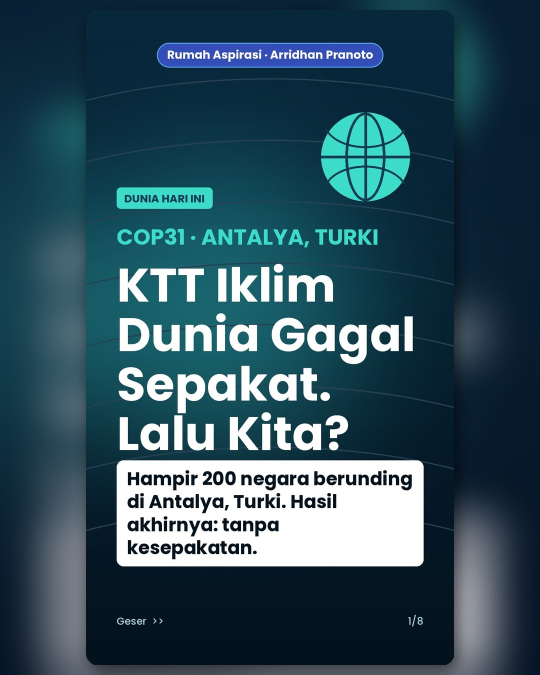
#> input picture carousel/2026-11-27-cop31/ig/slide_1.jpg, 1080 x 1350 px, given as the content of the folder ../carousel/2026-11-27-cop31/ig/slide_1.jpg, which was not available (shown at 1/2 size)
$ python ig_format.py ../carousel/2026-11-27-cop31/ig/slide_1.jpg
#> lines starting #> are read from the running program, lines starting #| are printed output that depends on the picture; after the words box and inside, x2 and y2 are one past the last pixel; in counts of white or black regions, pixels touching at a corner belong together
"""Ubah slide 9:16 (1080x1920) jadi 4:5 (1080x1350) untuk carousel Instagram/Facebook.

Pemakaian: python3 -I tools/ig_format.py carousel/YYYY-MM-DD-slug
Hasil: carousel/.../ig/slide_N.jpg (+ ig/preview.jpg).
Slide diperkecil utuh (tidak ada teks terpotong) dan diletakkan di tengah
di atas latar versi blur dari slide itu sendiri, dengan sedikit bayangan.
"""
import glob, os, re, sys
from PIL import Image, ImageFilter, ImageDraw

W, H = 1080, 1350

def convert(src, dst):
#> called with src = '_only/slide_1.jpg'
    im = Image.open(src).convert("RGB")
#> im is the input picture: PIL image 1080x1350 RGB; mean R, G, B 49.6, 80.3, 93.5
    bg = im.resize((W, int(im.height * W / im.width))).crop((0, (int(im.height * W / im.width) - H) // 2, W, (int(im.height * W / im.width) - H) // 2 + H))
    bg = bg.filter(ImageFilter.GaussianBlur(40))
    bg = Image.blend(bg, Image.new("RGB", (W, H), (10, 16, 40)), 0.35)
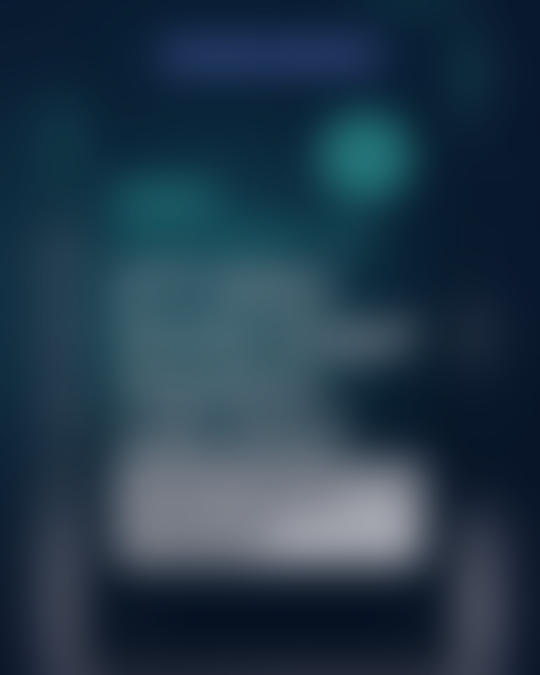
#> bg: PIL image 1080x1350 RGB (shown at 1/2 size); mean R, G, B 35.4, 57.4, 74.4
    h = H - 40; w = int(im.width * h / im.height)
#> after `w = int(im.width * h / im.height)`: w = 1048
    fg = im.resize((w, h), Image.LANCZOS)
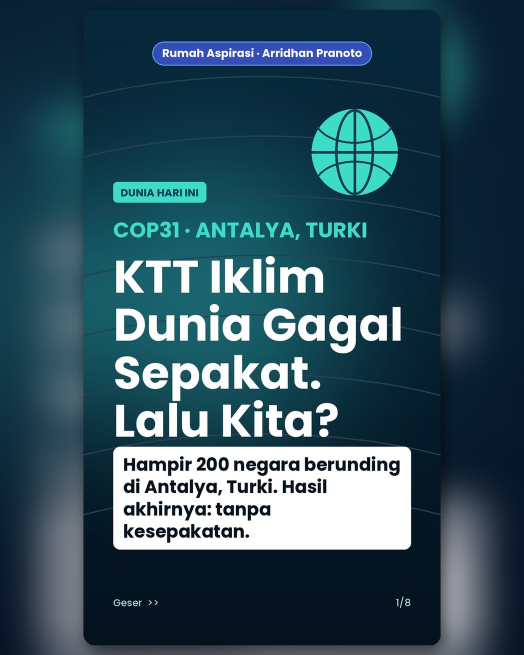
#> fg: PIL image 1048x1310 RGB (shown at 1/2 size); mean R, G, B 49.6, 80.2, 93.4
    x, y = (W - w) // 2, 20
#> x = 16; y = 20
    sh = Image.new("L", (W, H), 0); ImageDraw.Draw(sh).rounded_rectangle((x + 6, y + 10, x + w + 6, y + h + 10), 24, fill=150)
#> after `sh = Image.new('L', (W, H), 0)`: sh: PIL image 1080x1350 L; every value is 0
#> after `ImageDraw.Draw(sh).rounded_rectangle((x + 6, y + 10, x + w + 6, y + h `:
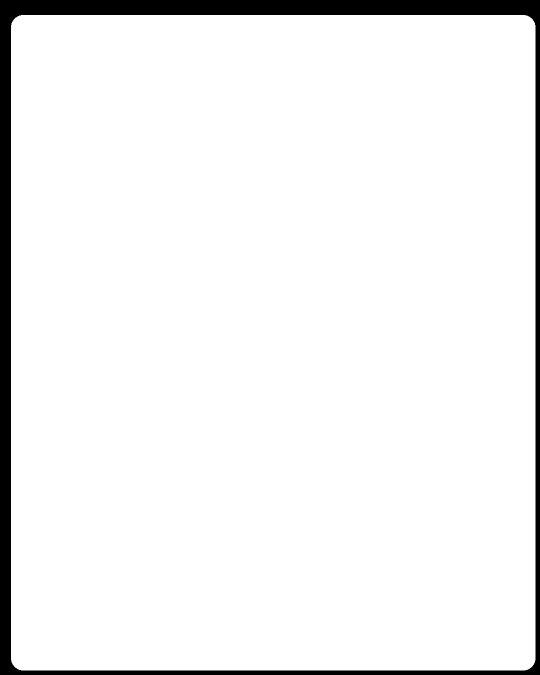
#> sh: PIL image 1080x1350 L (shown at 1/2 size); values 0 (black) and 150 (white), 94.3% white; 1 black region, box (x1, y1, x2, y2) and area: (0, 0, 1080, 1350) 83285
    bg.paste((0, 0, 0), (0, 0), sh.filter(ImageFilter.GaussianBlur(14)))
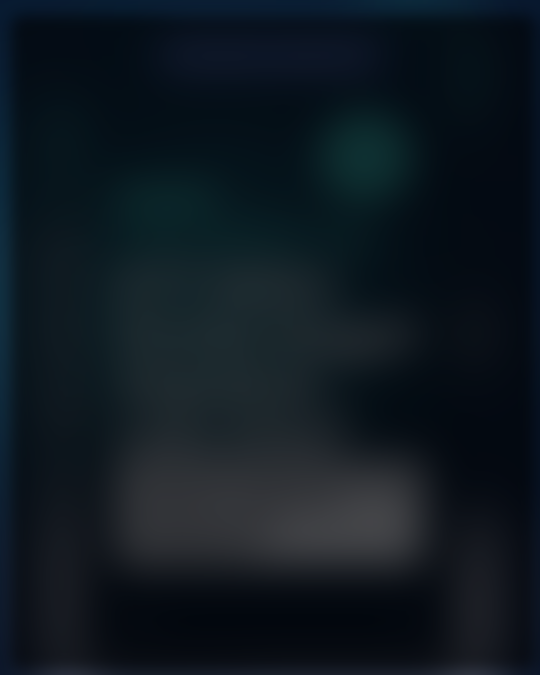
#> bg: PIL image 1080x1350 RGB (shown at 1/2 size); mean R, G, B 15.1, 24.8, 32.5
    m = Image.new("L", (w, h), 0); ImageDraw.Draw(m).rounded_rectangle((0, 0, w, h), 24, fill=255)
#> after `m = Image.new('L', (w, h), 0)`: m: PIL image 1048x1310 L; every value is 0
#> after `ImageDraw.Draw(m).rounded_rectangle((0, 0, w, h), 24, fill=255)`:
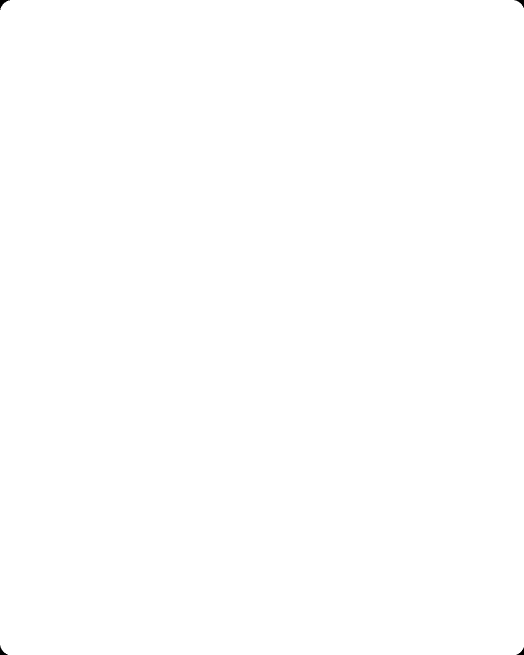
#> m: PIL image 1048x1310 L (shown at 1/2 size); 100% white; 4 black regions, box (x1, y1, x2, y2) and area: (0, 0, 20, 20) 131, (1029, 0, 1048, 16) 111, (0, 1291, 16, 1310) 111, (1033, 1295, 1048, 1310) 92
    bg.paste(fg, (x, y), m)
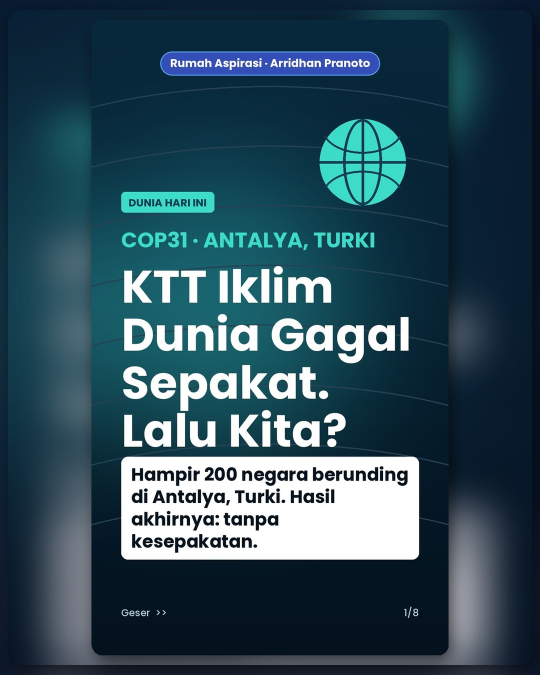
#> bg: PIL image 1080x1350 RGB (shown at 1/2 size); mean R, G, B 47.5, 77.1, 90.5
    bg.save(dst, quality=92)

def main(folder):
    out = os.path.join(folder, "ig"); os.makedirs(out, exist_ok=True)
    files = sorted(glob.glob(os.path.join(folder, "slide_*.jpg")), key=lambda p: int(re.findall(r"(\d+)", os.path.basename(p))[0]))
    files = [f for f in files if re.fullmatch(r"slide_\d+\.jpg", os.path.basename(f))]
    for f in files: convert(f, os.path.join(out, os.path.basename(f)))
    th = [Image.open(os.path.join(out, os.path.basename(f))).resize((270, 338)) for f in files]
    cols = 4; rows = (len(th) + cols - 1) // cols
#> after `rows = (len(th) + cols - 1) // cols`: rows = 1
    pv = Image.new("RGB", (cols * 280 + 10, rows * 348 + 10), (30, 30, 30))
#> pv: PIL image 1130x358 RGB; every value is 30
    for i, t in enumerate(th): pv.paste(t, (10 + (i % cols) * 280, 10 + (i // cols) * 348))
#> this loop made 1 pass
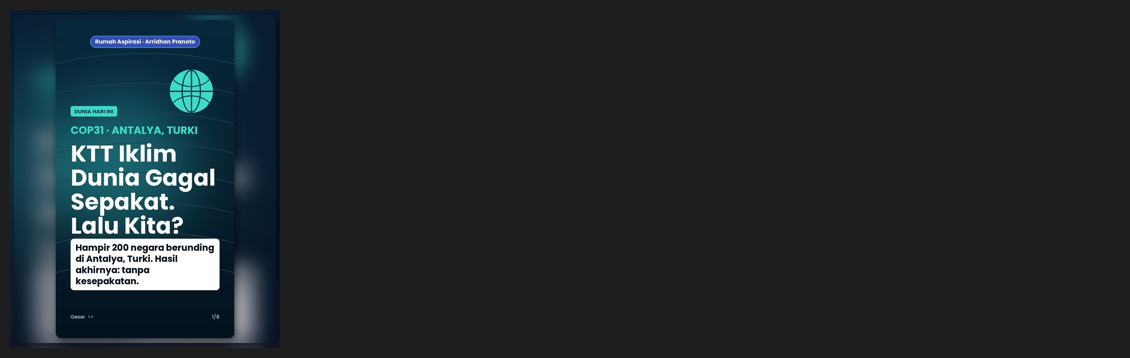
#> pv: PIL image 1130x358 RGB; mean R, G, B 33.9, 40.6, 43.6
    pv.save(os.path.join(out, "preview.jpg"), quality=85)
    print(len(files), "slide ->", out)

if __name__ == "__main__":
    main(sys.argv[1])

$ run again, on carousel/2026-11-27-cop31/ig/slide_5.jpg
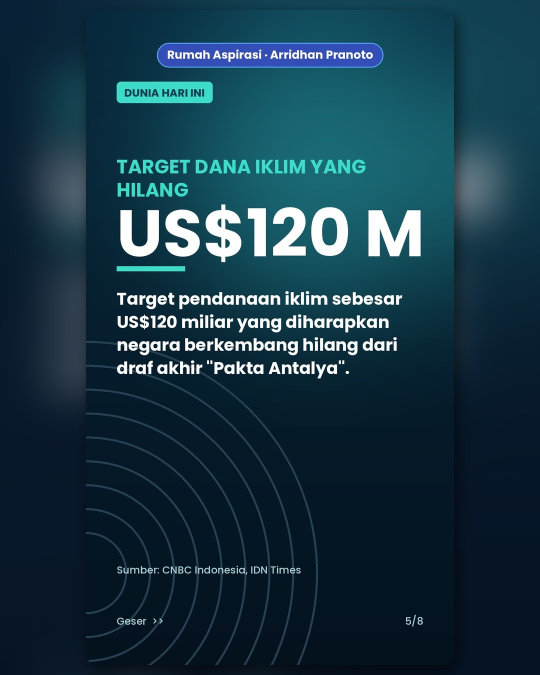
#> input picture carousel/2026-11-27-cop31/ig/slide_5.jpg, 1080 x 1350 px, given as the content of the folder ../carousel/2026-11-27-cop31/ig/slide_5.jpg, which was not available (shown at 1/2 size)
#> in convert, im is the input picture: PIL image 1080x1350 RGB; mean R, G, B 23.9, 55.1, 70.3
#> sh: PIL image 1080x1350 L; every value is 0
#> sh: PIL image 1080x1350 L; values 0 (black) and 150 (white), 94.3% white; 1 black region, box (x1, y1, x2, y2) and area: (0, 0, 1080, 1350) 83285
#> m: PIL image 1048x1310 L; every value is 0
#> m: PIL image 1048x1310 L; 100% white; 4 black regions, box (x1, y1, x2, y2) and area: (0, 0, 20, 20) 131, (1029, 0, 1048, 16) 111, (0, 1291, 16, 1310) 111, (1033, 1295, 1048, 1310) 92
#> in convert, `bg.paste(fg, (x, y), m)`:
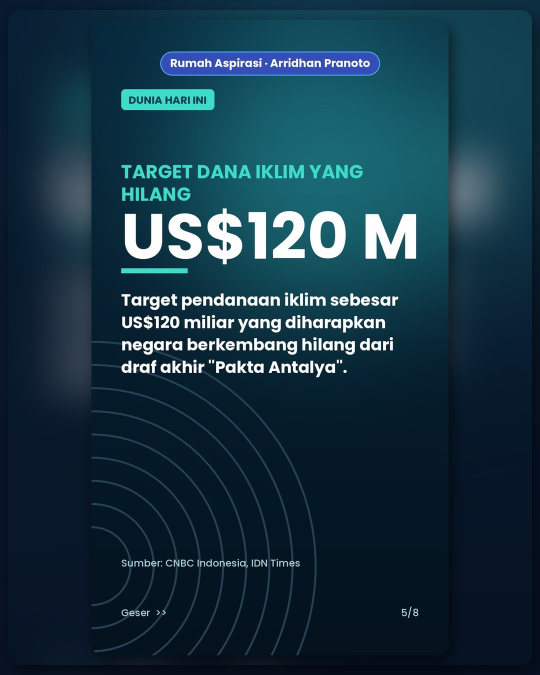
#> bg: PIL image 1080x1350 RGB (shown at 1/2 size); mean R, G, B 23, 53.2, 68.4
#> rows = 1
#> the loop in main, `for i, t in enumerate(th): pv.paste(t, (10 + (i % cols) * 280, 10 + (i..` made 1 pass
#> after the loop in main, `for i, t in enumerate(th): pv.paste(t, (10 + (i % cols) * 280, 10 + (i..`:
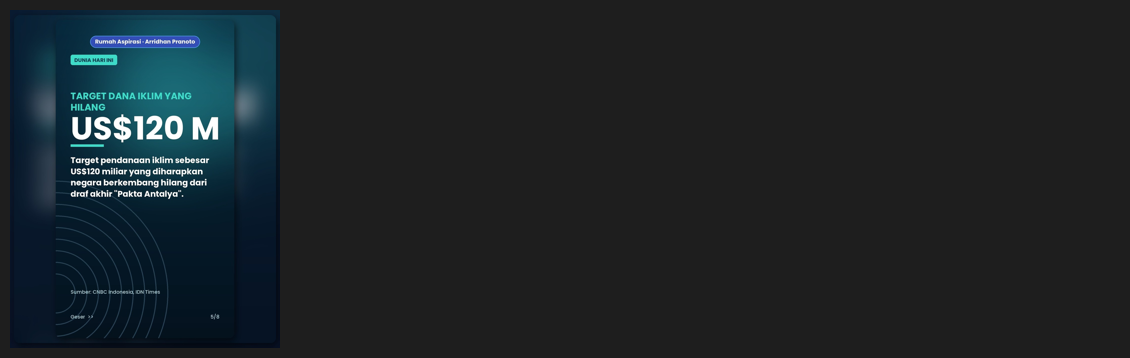
#> pv: PIL image 1130x358 RGB; mean R, G, B 28.4, 35.2, 38.6

$ run again, on carousel/2026-11-27-cop31/ig/slide_6.jpg
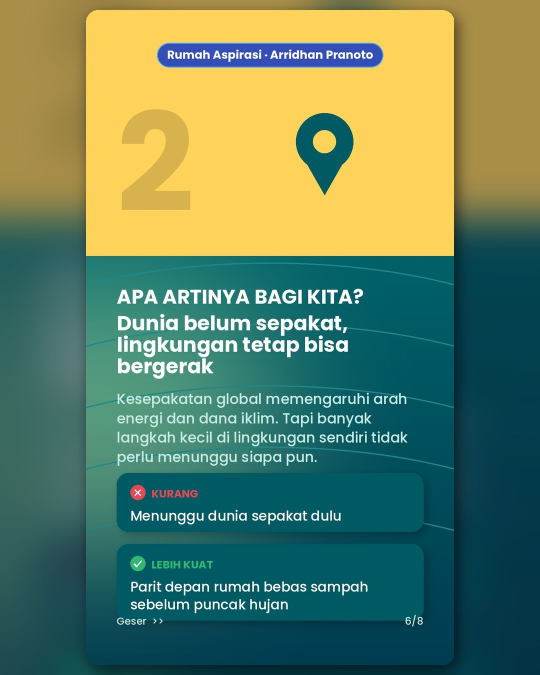
#> input picture carousel/2026-11-27-cop31/ig/slide_6.jpg, 1080 x 1350 px, given as the content of the folder ../carousel/2026-11-27-cop31/ig/slide_6.jpg, which was not available (shown at 1/2 size)
#> in convert, im is the input picture: PIL image 1080x1350 RGB; mean R, G, B 98, 127.9, 96.9
#> sh: PIL image 1080x1350 L; every value is 0
#> sh: PIL image 1080x1350 L; values 0 (black) and 150 (white), 94.3% white; 1 black region, box (x1, y1, x2, y2) and area: (0, 0, 1080, 1350) 83285
#> m: PIL image 1048x1310 L; every value is 0
#> m: PIL image 1048x1310 L; 100% white; 4 black regions, box (x1, y1, x2, y2) and area: (0, 0, 20, 20) 131, (1029, 0, 1048, 16) 111, (0, 1291, 16, 1310) 111, (1033, 1295, 1048, 1310) 92
#> in convert, `bg.paste(fg, (x, y), m)`:
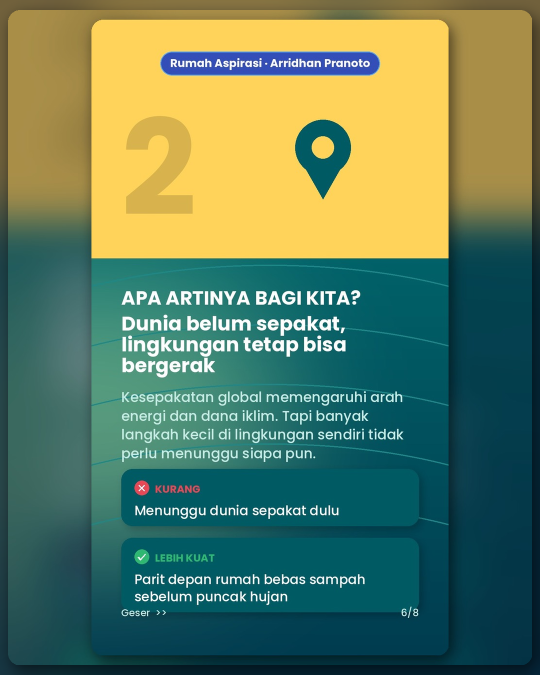
#> bg: PIL image 1080x1350 RGB (shown at 1/2 size); mean R, G, B 95.2, 124, 94.2
#> rows = 1
#> the loop in main, `for i, t in enumerate(th): pv.paste(t, (10 + (i % cols) * 280, 10 + (i..` made 1 pass
#> after the loop in main, `for i, t in enumerate(th): pv.paste(t, (10 + (i % cols) * 280, 10 + (i..`:
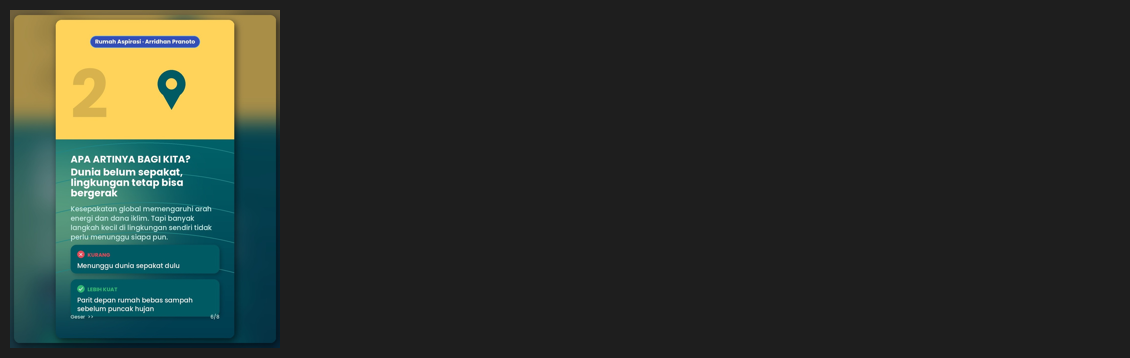
#> pv: PIL image 1130x358 RGB; mean R, G, B 44.7, 51.2, 44.5

$ run again, on carousel/2026-11-27-cop31/ig/slide_7.jpg
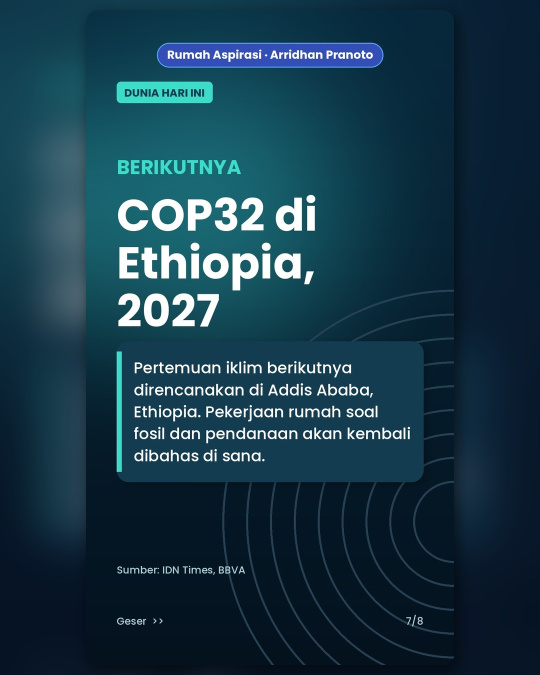
#> input picture carousel/2026-11-27-cop31/ig/slide_7.jpg, 1080 x 1350 px, given as the content of the folder ../carousel/2026-11-27-cop31/ig/slide_7.jpg, which was not available (shown at 1/2 size)
#> in convert, im is the input picture: PIL image 1080x1350 RGB; mean R, G, B 23.9, 57.2, 73.3
#> sh: PIL image 1080x1350 L; every value is 0
#> sh: PIL image 1080x1350 L; values 0 (black) and 150 (white), 94.3% white; 1 black region, box (x1, y1, x2, y2) and area: (0, 0, 1080, 1350) 83285
#> m: PIL image 1048x1310 L; every value is 0
#> m: PIL image 1048x1310 L; 100% white; 4 black regions, box (x1, y1, x2, y2) and area: (0, 0, 20, 20) 131, (1029, 0, 1048, 16) 111, (0, 1291, 16, 1310) 111, (1033, 1295, 1048, 1310) 92
#> rows = 1
#> the loop in main, `for i, t in enumerate(th): pv.paste(t, (10 + (i % cols) * 280, 10 + (i..` made 1 pass
#> after the loop in main, `for i, t in enumerate(th): pv.paste(t, (10 + (i % cols) * 280, 10 + (i..`:
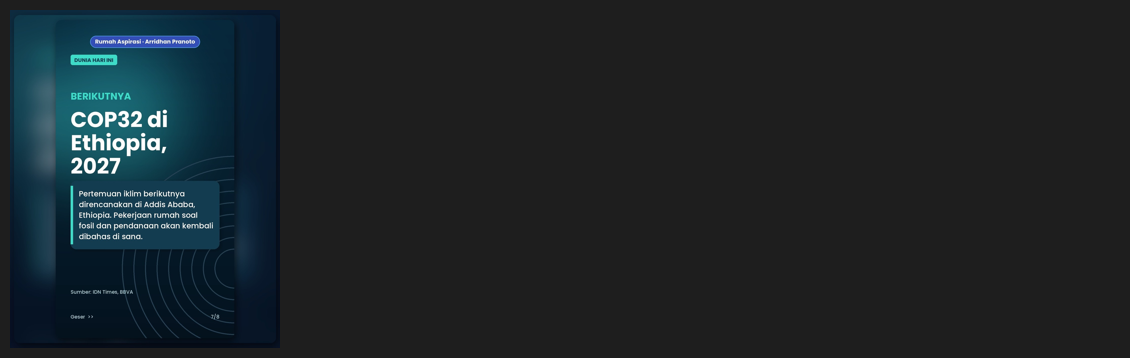
#> pv: PIL image 1130x358 RGB; mean R, G, B 28.4, 35.7, 39.3
